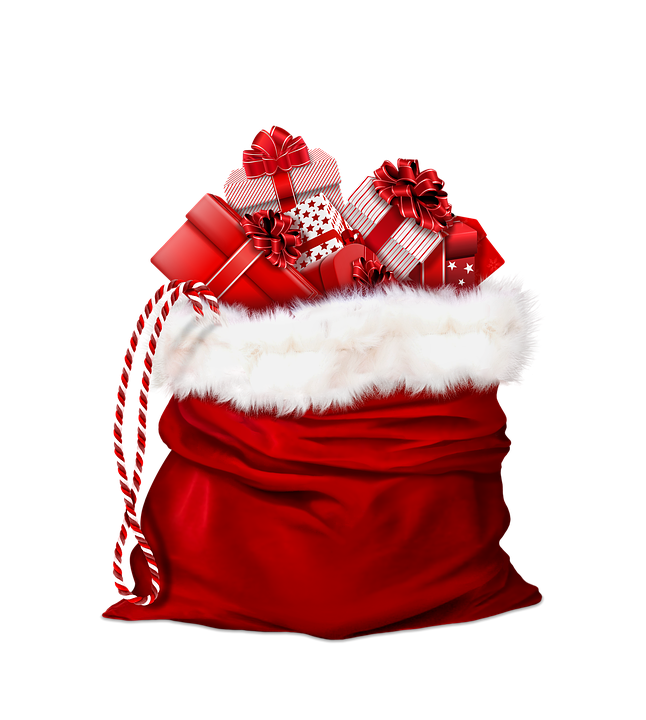
#> input picture lab1/present.png, 646 x 720 px; its folder holds 5 pictures in this run
$ jupyter execute --allow-errors Lab1_Tasks_sol.ipynb   (shell and % lines are left out)
#> lines starting #> are read from the running program, lines starting #| are printed output that depends on the picture
# **COMP 2211 Exploring Artificial Intelligence**
## Lab 1 NumPy

## Before We Begin

Run the code in the following cell. It will download the essential data for our use. Please do it in Google Colab since they have a better internet connection.

[cell 1]
"""
    Download CIFAR10 dataset from https://www.cs.toronto.edu/~kriz/cifar.html and extract the tarball
"""
"""
    Download pictures of a present
"""

# Pre-Task: Read the Manual

The lab session is very short, and the capability of NumPy is vast. It is impossible for us to cover everything in NumPy in such a short lab session. To master it, you have to:
1. Read the documentation
2. Write a lot
3. Write more

If there's anything unclear in the notes, you can approach us, but most of the time, it would be much quicker if you Google it yourself. There are a vast amount of resources out there on the internet. It is not a problem to copy and paste, but you need to understand why and how people write the codes.

If you search for examples and documentation, Google will always be your good friend.

## Background of Image Processing ##

A digital image is a two-dimensional grid of intensity values, represented by $I(x,y)$, where $x$ and $y$ are coordinates, and the value of $I$ at coordinates $(x,y)$ is called the intensity of the image.

*   Pixels: Short for Picture Element. A pixel is a single point (dot) in an image
*   Dimensions: The dimensions of images are specified by the width and height of the image.
> Image width is the number of columns in the image<br/>
> Image height is the number of rows in the image<br/><br/>
>  <br/>
> An image of dimensions $32\times21$ (i.e., image width = 32 pixels, image height = 21 pixels)

Color images have intensity from the darkest and lightest of 3 colors: red, green, and blue (RGB). The mixtures of these color intensities are also referred to as 24-bit color images. An 8-bit intensity range has 256 possible values, 0 to 255.

Examples:
*   Black: RGB = (0, 0, 0)
*   White: RGB = (255, 255, 255)
*   Red: RGB = (255, 0, 0)
*   Green: RGB = (0, 255, 0)
*   Blue: RGB = (0, 0, 255)
*   Yellow: RGB = (255, 255, 0)

## Task 1: Extracting Images from CIFAR10

Let's do some exercises to get familiar with these functions.

Since our course focuses on machine learning, naturally, our end goal would be to successfully train an intelligent AI at the end of the course. However, to properly train a machine in a **supervised** manner (you will learn this soon in class), we often need a large amount of training data and accurate labels (i.e., the corresponding answers, we call it a curated dataset). Let's take image classification as an example. The end goal of the task would be to build an AI that can accurately tell what is inside an image. So naturally, the input would be the image, and the output would be the answer. In this example, data and labels would refer to the input and the output of the AI model, respectively. I.e. data would be the image, and labels would answer whether the picture shows a Pikachu or Rick Astley.

While [getting the data is often easy](https://images.google.com/), labelling the images is not. Usually, we need tens of thousands, if not millions, of samples to obtain a functioning AI model. Currently, the [state-of-the-art image classification on ImageNet](https://paperswithcode.com/sota/image-classification-on-imagenet) (a famous general-purpose image dataset) is co-trained on a dataset called JFT-3B, which contains nearly 3 billion images. On this scale, it is indubitably infeasible to label images on our own. Luckily, there are plenty of large datasets online with decent label quality.

[CIFAR10](https://www.tensorflow.org/datasets/catalog/cifar10) is a very famous (relatively) small curated dataset among Computer Vision-related machine learning research. Due to its small size and good label quality, it is a very good toy example to test and prototype our models. Therefore, it would be nice to know <font color="red">how to extract images</font> from it as they have some bizarre ways to store their images.

```cifar-10-batches-py``` is a folder we just downloaded and extracted, containing training and test data of CIFAR10 as well as the corresponding labels. In this lab, we will only use a part of the training data stored in ```cifar-10-batches-py/data_batch_1```, which contains 10,000 images ($\frac{1}{5}$ of the whole training data). We already wrote some code to load the data in the following cell. And here are the variables you would need to use:

- `images` contain the raw pixels of the images
- `filenames` contain the filenames of each raw image

The first dimension of both variables is 10k, corresponding to the total number of images. And they have the same order. I.e., `images[43]` and `filenames[43]` would be raw pixel values and the file name of the 44<sup>th</sup> image.

[cell 2]
import numpy as np
import pickle
import matplotlib.pyplot as plt
#> (the rest of this cell did not finish here and is left out)

### Task 1.1: Finding Images with Filenames

Now, using Boolean indexing, please extract the images with the name ```b'coupe_s_002178.png'```, ```b'capreolus_capreolus_s_000073.png'```, `b'leptodactylus_pentadactylus_s_000004.png'`. <font color="red">**The 'b' in front of the string cannot be ignored**</font> (For details, please search `Byte string` in Google. The dictionary entries are byte strings probably because the pickle file was saved using a C/C++ program, which uses a different format to represent strings than Python.).

[cell 3]
"""
    TODO: Extract the three images from `images` where their file name is in
    [b'coupe_s_002178.png', b'capreolus_capreolus_s_000073.png', b'leptodactylus_pentadactylus_s_000004.png'] and save to the variable ```extracted_images```.
"""
# list of file names that we are interested in
name_list = [b'coupe_s_002178.png', b'capreolus_capreolus_s_000073.png', b'leptodactylus_pentadactylus_s_000004.png']

### START CODE HERE ###
# Hint: You might use `np.logical_or` or `|` which are the same. (Please read the review section if you forgot)
# You might also want to place appropriate parathesis `()` to avoid ambiguity if you're using `|`.
#> (the rest of this cell did not finish here and is left out)

### Task 1.2: Reshape and Transpose

You have extracted raw data of the three images, and we want to plot them using libraries. However, we can't plot it directly, as our library (`matplotlib.pyplot`) expects our image to have a shape of ```(H, W, C)``` where H, W is the height and width of the images, respectively, and C represents the number of channels. In our case, `C=3` (RGB). However, our current image has the shape of `(3072, )` (more specifically, `(32*32+32*32+32*32, )`). This is because when the author of CIFAR10 saves the image, the image data is saved as `[the values of red pixels, the values of green pixels, the values of blue pixels]`. Therefore, we have to reshape (and probably some other functions) to modify the array so that each image has the shape of `(32, 32, 3)`.

#> (a cell that did not finish here is left out)

[cell 5]
"""
    TODO: Reshape the array such that it is a 4D array with shape (3, 32, 32, 3)
    and the image looks the same as the Expected Results as shown in the next cell.
    Save to the variable ```reshaped_images```.
"""
### YOUR CODE HERE ### (≈ 1 line of code)
# Hint: the original CIFAR10 image data is saved as [the values of red pixels, the values of green pixel, the values of blue pixel],
# where each color of pixels are further saved as [the values of 1st row, the values of 2nd row, ..., the values of the last row].
# But what we want is to index the rows first, then columns, and finally the colors, i.e., each image has shape (32, 32, 3).
#> (the rest of this cell did not finish here and is left out)

### Expected Result

You should observe these three images.

## Task 1.3 Visualization of Transpose

[cell 6]
"""
    TODO: Now, try swapping the first and second axis of the image (or second or third axis of the 4d array),
    how are these images compared to the original images?
    Save to the variable ```transposed_images```.
"""
### START CODE HERE ### (≈ 1 line of code)
#> (the rest of this cell did not finish here and is left out)

### Expected Result

You should observe these three images.

## Task 2 Image Enhancement (Image Augmentation): Contrast Adjustment

If you have fiddled with your electronic devices for a bit, you might have heard of contrast adjustment. In short, it's a way to make the	image	features stand out more clearly. In this lab, we will walk you through one of the simpler ways to adjust contrast.

First, let's talk about how an image is represented in a multi-dimensional array.

Usually, images are represented in multi-dimensional arrays with the shape either like $(H, W, C)$ or $(C, H, W)$ (Which we have shown in the previous task). And usually, an Image contains 3 channels: red, green, and blue. So, in some sense, you can think as if three images of different channels got smashed and turned into one image.

### Task 2.1: Greyscale

For the contrast adjustment, we first need to convert our image to greyscale. To do so, we would calculate the new pixel value like this:

$$
    0.299 * R + 0.587 * G + 0.114 * B
$$

, where R, G, B represent red, green, and blue values, respectively.

To practice coding in NumPy, we will ask you to use `np.dot` (or `@`) (But you can also do it on each channel individually). It does matrix multiplication (in linear algebra way instead of elementwise). The shape of the matrices would look like: `(m, n)@(n, k)=(m, k)`

[cell 7]
import numpy as np
from PIL import Image
import matplotlib.pyplot as plt
image = np.array(Image.open('present.png').convert('RGB'))
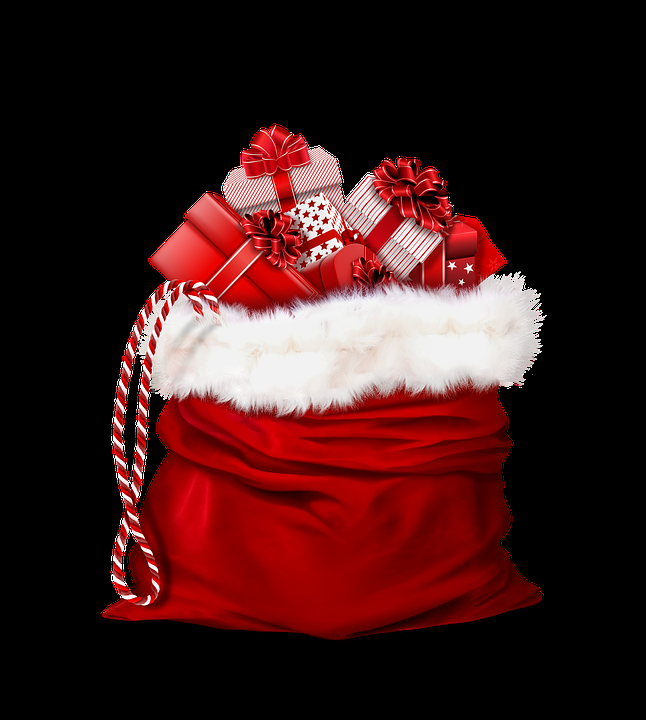
#> image: shape (720, 646, 3); mean R, G, B 63, 26.1, 26.2
plt.imshow(image)

[cell 8]
"""
    Save greyscaled version of the image to the variable ```grey_image``` according to the given
"""
luminance = np.array([0.299, 0.587, 0.114]) # Luminance coefficients
### START CODE HERE ### (≈ 1 line of code. Hint: Try fiddle around by looking at the shape of the arrays. The result image might or might not have 3 channels)
grey_image = image @ luminance
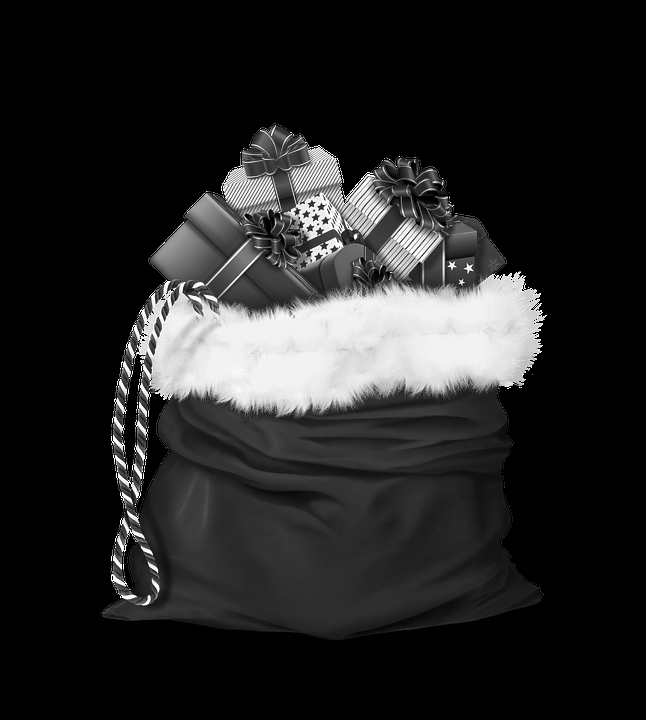
#> grey_image: shape (720, 646) float64; min 0, max 255, mean 37.2
### END CODE HERE ###
plt.imshow(grey_image, cmap='gray', vmin=0, vmax=255)

## Expected Result

## Task 2.2 Take Ratio

Lastly, the new pixel value of the adjusted image would be:

$$
    I_{new}^{ij} = \alpha\times I_{grey}^{ij} + (1-\alpha)\times I_{ori}^{ij}
$$

where $I_{grey}$ is the greyscale image, $I_{ori}$ is the original image, $\alpha$ is a value between 0 (inclusive) and 1 (inclusive) and in this example, we take $\alpha=0.5$.

(Hint: the operations in this formula are pixel-wise, as hinted by the superscript ${}^{ij}$. You might want to reshape the greyscale image depending on how you code the previous step)

[cell 9]
alpha = 0.5
### START CODE HERE ### (≈ 1 line of code)
new_image = alpha * grey_image[..., np.newaxis] + (1 - alpha) * image
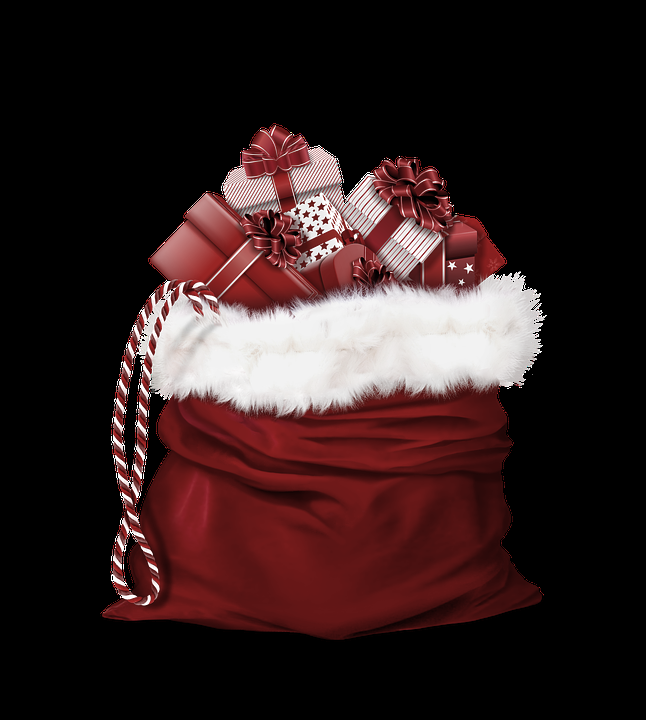
#> new_image: shape (720, 646, 3) float64; mean R, G, B 50.1, 31.6, 31.7
### END CODE HERE ###

plt.axis('off')
plt.imshow(new_image.astype(np.uint8))
plt.savefig(f'./present_submit.png', bbox_inches='tight', pad_inches=0)

## Expected Result

## Task 3: Familiarize with NumPy Functions: Generating and Plotting Exponential Curve

We have done reshaping and matrix arithmetic in the previous two tasks.
However, there are still tons of Numpy functions we haven't gone through or didn't talk about. So, from these tasks, instead of teaching you step by step how to do it, we hope you can start finding answers through the internet (e.g. Google). But of course, not everyone catches up quickly and knows what even to Google. In this case, don't hesitate and feel free to ask questions ;). We all got our own office hours.

In this task, we will plot a simple function, exponential curve $y=e^t$. But this time, we'll instead demonstrate an example code. We hope you can learn from it without us explaining (although there're comments) and write your own slightly simpler version. It's just like how you typically search for answers online. (So technically, now you're my machine learning model. :DDD)

We gave you the data (drawing some graph) and label (example code and image), and you take input (drawing exponential graph) and output something (code and image)) Please try your best to obtain the answers by searching on the internet.

[cell 10]
import numpy as np
import matplotlib.pyplot as plt

"""
    Demonstration of Fourier Decomposition of Square Waves
    Referenced from: https://en.wikipedia.org/wiki/Square_wave
"""

t = np.linspace(0, np.pi * 2, 10000) # Create array with 10,000 values ranging from 0 to 2*pi

fig, axs = plt.subplots(4, 1, figsize=(8,8)) # Create plot with 4 rows and 1 column. Is that really needed for plotting 1 simple exponential curve?
fig.suptitle('Square waves', fontsize=20) # Naming the figure for the fancy presentation.

for i in range(4):
    stack_of_functions = [((2 * k + 1)**-1) * np.sin(2 * np.pi * t * (2 * k + 1)) for k in range(10 ** i)] # Fourier decomposition of square waves
    stack_of_functions = np.vstack(stack_of_functions) # Turn array of 1d ndarray to 2d ndarray.

    square_wave = stack_of_functions.sum(axis=0) # Sum all sine waves
    axs[i].set(xlabel='Time', ylabel='Amplitude') # Fancy axis labeling
    axs[i].plot(t, square_wave) # Plot the graphs

fig.show() # In normal python program (i.e. not using notebook but running normal python program), you need to run this line in order to show what you have plot
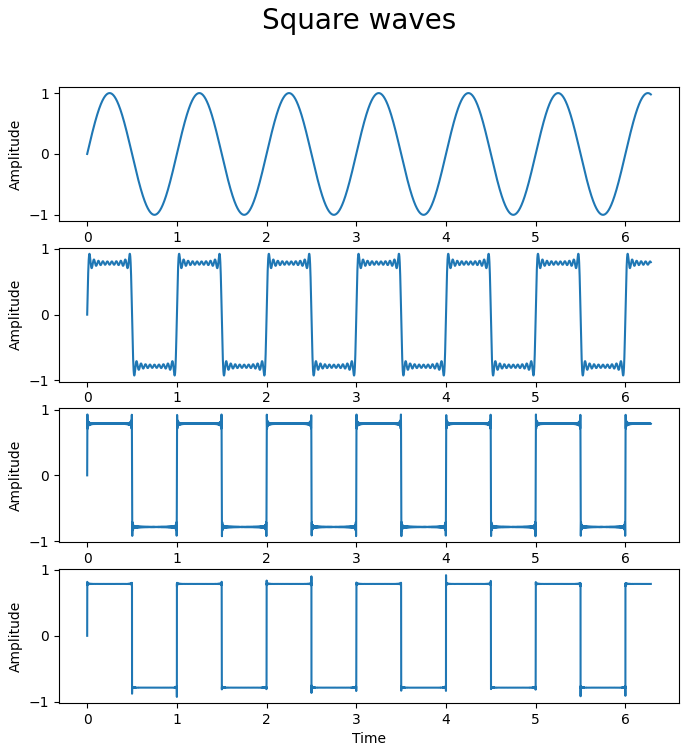
#> figure drawn by matplotlib, 4 panels; panel 1: curve peaks at x = 3.25, y = 1; panel 2: curve peaks at x = 3.03, y = 0.927; panel 3: curve peaks at x = 0.00251, y = 0.926; panel 4: curve peaks at x = 4, y = 0.918

By referencing the example above, please plot the curve of $y=e^t$. The domain (t-axis/x-axis) could be anything.

[cell 11]
### START OF YOUR CODE ###
# GOAL: Plot any exponential curve #

t = np.linspace(0, np.pi * 2, 10000) # Create array with 10,000 values ranging from 0 to 2*pi
y = np.exp(t)
plt.plot(t, y)

### END OF YOUR CODE ###
# There's no unique answer for this
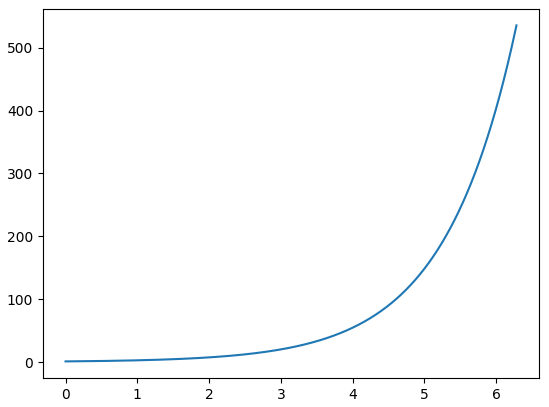
#> figure drawn by matplotlib, 1 panel; curve peaks at x = 6.28, y = 535.5
